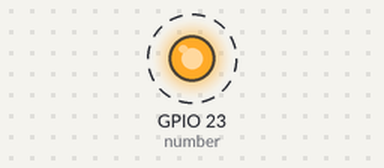
Bench run of a program on a simulated Raspberry Pi (BCM pin numbers). On the bench: output pins drawn as LEDs (lit = HIGH). Dashed ring = blinking. At 10.0 s the program stops and its outputs stay as they are.

Above: at 0.2 s.
Timing chart, 0 to 3.0 s (numbered marks = the images above):
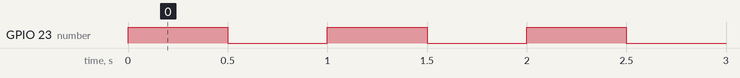

Measured:
- by itself, GPIO 23 (number): alternates HIGH for 0.50 s and LOW for 0.50 s, 20 changes in all, then stays LOW

The program:

one_led.py
```python
#!/usr/bin/env python
# encoding: utf-8

import RPi.GPIO as driver
import time

# 指定GPIO口的选定模式为GPIO引脚编号模式（而非主板编号模式）
driver.setmode(driver.BCM)
number = 23
# 指定GPIO14（就是LED长针连接的GPIO针脚）的模式为输出模式
# 如果上面GPIO口的选定模式指定为主板模式的话，这里就应该指定8号而不是14号。
driver.setup(number, driver.OUT)

# 循环10次
for i in range(0, 10):
    # 让GPIO14输出高电平（LED灯亮）
    # RPi.GPIO.output(8, True)
    # 持续一段时间
    driver.output(number, True)
    time.sleep(0.5)
    # 让GPIO14输出低电平（LED灯灭）
    driver.output(number, False)
    # 持续一段时间
    time.sleep(0.5)

# 最后清理GPIO口（不做也可以，建议每次程序结束时清理一下，好习惯）
driver.cleanup()
```
